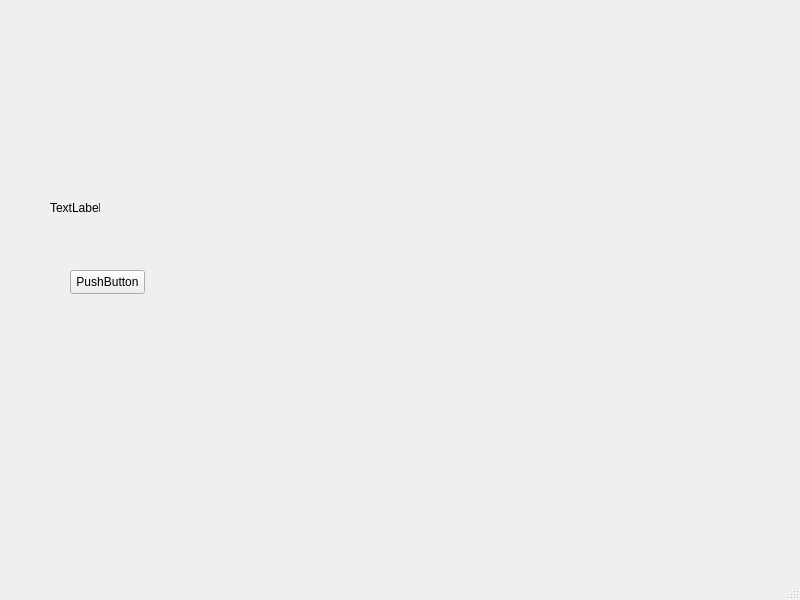
<?xml version="1.0" encoding="UTF-8"?>
<ui version="4.0">
 <class>MainWindow</class>
 <widget class="QMainWindow" name="MainWindow">
  <property name="geometry">
   <rect>
    <x>0</x>
    <y>0</y>
    <width>800</width>
    <height>600</height>
   </rect>
  </property>
  <property name="windowTitle">
   <string>MainWindow</string>
  </property>
  <widget class="QWidget" name="centralwidget">
   <widget class="QLabel" name="view">
    <property name="geometry">
     <rect>
      <x>50</x>
      <y>200</y>
      <width>50</width>
      <height>16</height>
     </rect>
    </property>
    <property name="text">
     <string>TextLabel</string>
    </property>
   </widget>
   <widget class="QPushButton" name="Button">
    <property name="geometry">
     <rect>
      <x>70</x>
      <y>270</y>
      <width>75</width>
      <height>24</height>
     </rect>
    </property>
    <property name="text">
     <string>PushButton</string>
    </property>
   </widget>
  </widget>
  <widget class="QMenuBar" name="menubar">
   <property name="geometry">
    <rect>
     <x>0</x>
     <y>0</y>
     <width>800</width>
     <height>22</height>
    </rect>
   </property>
  </widget>
  <widget class="QStatusBar" name="statusbar"/>
 </widget>
 <resources/>
 <connections/>
</ui>
